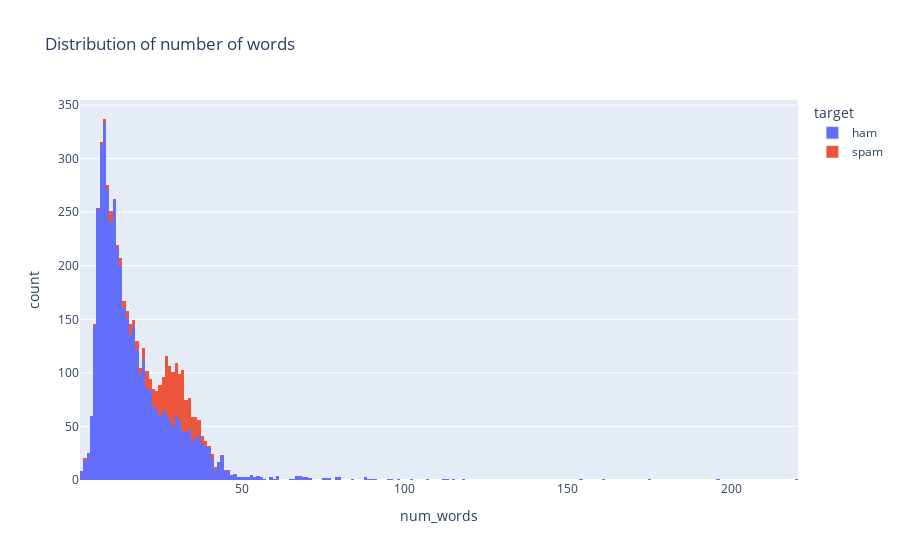

Notebook code cell kept with this figure:
### Code cell
px.histogram(df, x='num_words', color='target', title='Distribution of number of words')

### Figure 1 — Plotly figure (JSON) as saved in the notebook; plotly's stock layout.template omitted (floating-point values rounded to 4 significant figures; data arrays with more than 128 entries replaced by an {"elided": "..."} marker saying what was removed)
{"data": [{"alignmentgroup": "True", "bingroup": "x", "hovertemplate": "target=ham<br>num_words=%{x}<br>count=%{y}<extra></extra>", "legendgroup": "ham", "marker": {"color": "#636efa", "pattern": {"shape": ""}}, "name": "ham", "offsetgroup": "ham", "orientation": "v", "showlegend": true, "type": "histogram", "x": {"elided": "4516 int values"}, "xaxis": "x", "yaxis": "y"}, {"alignmentgroup": "True", "bingroup": "x", "hovertemplate": "target=spam<br>num_words=%{x}<br>count=%{y}<extra></extra>", "legendgroup": "spam", "marker": {"color": "#EF553B", "pattern": {"shape": ""}}, "name": "spam", "offsetgroup": "spam", "orientation": "v", "showlegend": true, "type": "histogram", "x": {"elided": "653 int values"}, "xaxis": "x", "yaxis": "y"}], "layout": {"barmode": "relative", "legend": {"title": {"text": "target"}, "tracegroupgap": 0}, "title": {"text": "Distribution of number of words"}, "xaxis": {"anchor": "y", "domain": [0, 1], "title": {"text": "num_words"}}, "yaxis": {"anchor": "x", "domain": [0, 1], "title": {"text": "count"}}}}
